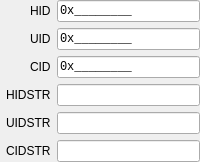
     <widget class="QWidget" name="expanded_tab">
      <attribute name="icon">
       <iconset theme="computer"/>
      </attribute>
      <attribute name="title">
       <string>Expanded</string>
      </attribute>
      <attribute name="toolTip">
       <string>This Device Path contains ACPI Device IDs that represent a device’s Plug and Play Hardware ID and its corresponding unique persistent ID.</string>
      </attribute>
      <attribute name="whatsThis">
       <string>&lt;html&gt;&lt;head/&gt;&lt;body&gt;&lt;p&gt;This Device Path contains ACPI Device IDs that represent a device’s Plug and Play Hardware ID and its corresponding unique persistent ID.&lt;/p&gt;&lt;/body&gt;&lt;/html&gt;</string>
      </attribute>
      <layout class="QFormLayout" name="expanded_layout">
       <property name="fieldGrowthPolicy">
        <enum>QFormLayout::FieldGrowthPolicy::ExpandingFieldsGrow</enum>
       </property>
       <property name="labelAlignment">
        <set>Qt::AlignmentFlag::AlignRight|Qt::AlignmentFlag::AlignTrailing|Qt::AlignmentFlag::AlignVCenter</set>
       </property>
       <property name="leftMargin">
        <number>6</number>
       </property>
       <property name="topMargin">
        <number>0</number>
       </property>
       <property name="rightMargin">
        <number>0</number>
       </property>
       <property name="bottomMargin">
        <number>0</number>
       </property>
       <item row="0" column="0">
        <widget class="QLabel" name="expanded_hid_label">
         <property name="toolTip">
          <string>Devices PnP hardware ID stored in a numeric 32-bit compressed EISA-type ID. This value must match the corresponding HID in the ACPI name space.</string>
         </property>
         <property name="statusTip">
          <string>HID</string>
         </property>
         <property name="whatsThis">
          <string>&lt;html&gt;&lt;head/&gt;&lt;body&gt;&lt;p&gt;Devices PnP hardware ID stored in a numeric 32-bit compressed EISA-type ID. This value must match the corresponding HID in the ACPI name space.&lt;/p&gt;&lt;/body&gt;&lt;/html&gt;</string>
         </property>
         <property name="text">
          <string>HID</string>
         </property>
        </widget>
       </item>
       <item row="0" column="1">
        <widget class="QLineEdit" name="expanded_hid">
         <property name="font">
          <font>
           <family>Monospace</family>
          </font>
         </property>
         <property name="toolTip">
          <string>Devices PnP hardware ID stored in a numeric 32-bit compressed EISA-type ID. This value must match the corresponding HID in the ACPI name space.</string>
         </property>
         <property name="statusTip">
          <string>HID</string>
         </property>
         <property name="whatsThis">
          <string>&lt;html&gt;&lt;head/&gt;&lt;body&gt;&lt;p&gt;Devices PnP hardware ID stored in a numeric 32-bit compressed EISA-type ID. This value must match the corresponding HID in the ACPI name space.&lt;/p&gt;&lt;/body&gt;&lt;/html&gt;</string>
         </property>
         <property name="inputMask">
          <string notr="true">&lt;\0\xHHHHHHHH;_</string>
         </property>
         <property name="text">
          <string notr="true">0x</string>
         </property>
        </widget>
       </item>
       <item row="1" column="0">
        <widget class="QLabel" name="expanded_uid_label">
         <property name="toolTip">
          <string>Unique ID that is required by ACPI if two devices have the same HID. This value must also match the corresponding UID/HID pair in the ACPI name space. Only the 32-bit numeric value type of UID is supported; thus strings must not be used for the UID in the ACPI name space.</string>
         </property>
         <property name="statusTip">
          <string>UID</string>
         </property>
         <property name="whatsThis">
          <string>&lt;html&gt;&lt;head/&gt;&lt;body&gt;&lt;p&gt;Unique ID that is required by ACPI if two devices have the same HID. This value must also match the corresponding UID/HID pair in the ACPI name space. Only the 32-bit numeric value type of UID is supported; thus strings must not be used for the UID in the ACPI name space.&lt;/p&gt;&lt;/body&gt;&lt;/html&gt;</string>
         </property>
         <property name="text">
          <string>UID</string>
         </property>
        </widget>
       </item>
       <item row="1" column="1">
        <widget class="QLineEdit" name="expanded_uid">
         <property name="font">
          <font>
           <family>Monospace</family>
          </font>
         </property>
         <property name="toolTip">
          <string>Unique ID that is required by ACPI if two devices have the same HID. This value must also match the corresponding UID/HID pair in the ACPI name space. Only the 32-bit numeric value type of UID is supported; thus strings must not be used for the UID in the ACPI name space.</string>
         </property>
         <property name="statusTip">
          <string>UID</string>
         </property>
         <property name="whatsThis">
          <string>&lt;html&gt;&lt;head/&gt;&lt;body&gt;&lt;p&gt;Unique ID that is required by ACPI if two devices have the same HID. This value must also match the corresponding UID/HID pair in the ACPI name space. Only the 32-bit numeric value type of UID is supported; thus strings must not be used for the UID in the ACPI name space.&lt;/p&gt;&lt;/body&gt;&lt;/html&gt;</string>
         </property>
         <property name="inputMask">
          <string notr="true">&lt;\0\xHHHHHHHH;_</string>
         </property>
         <property name="text">
          <string notr="true">0x</string>
         </property>
        </widget>
       </item>
       <item row="2" column="0">
        <widget class="QLabel" name="expanded_cid_label">
         <property name="toolTip">
          <string>Devices compatible PnP hardware ID stored in a numeric 32-bit compressed EISA-type ID. This value must match at least one of the compatible device IDs returned by the corresponding CID in the ACPI name space.</string>
         </property>
         <property name="statusTip">
          <string>CID</string>
         </property>
         <property name="whatsThis">
          <string>&lt;html&gt;&lt;head/&gt;&lt;body&gt;&lt;p&gt;Devices compatible PnP hardware ID stored in a numeric 32-bit compressed EISA-type ID. This value must match at least one of the compatible device IDs returned by the corresponding CID in the ACPI name space.&lt;/p&gt;&lt;/body&gt;&lt;/html&gt;</string>
         </property>
         <property name="text">
          <string>CID</string>
         </property>
        </widget>
       </item>
       <item row="2" column="1">
        <widget class="QLineEdit" name="expanded_cid">
         <property name="font">
          <font>
           <family>Monospace</family>
          </font>
         </property>
         <property name="toolTip">
          <string>Devices compatible PnP hardware ID stored in a numeric 32-bit compressed EISA-type ID. This value must match at least one of the compatible device IDs returned by the corresponding CID in the ACPI name space.</string>
         </property>
         <property name="statusTip">
          <string>CID</string>
         </property>
         <property name="whatsThis">
          <string>&lt;html&gt;&lt;head/&gt;&lt;body&gt;&lt;p&gt;Devices compatible PnP hardware ID stored in a numeric 32-bit compressed EISA-type ID. This value must match at least one of the compatible device IDs returned by the corresponding CID in the ACPI name space.&lt;/p&gt;&lt;/body&gt;&lt;/html&gt;</string>
         </property>
         <property name="inputMask">
          <string notr="true">&lt;\0\xHHHHHHHH;_</string>
         </property>
         <property name="text">
          <string notr="true">0x</string>
         </property>
        </widget>
       </item>
       <item row="3" column="0">
        <widget class="QLabel" name="expanded_hidstr_label">
         <property name="toolTip">
          <string>Devices PnP hardware ID stored as a string. This value must match the corresponding HID in the ACPI name space. If the length of this string is 0, then the HID field is used. If the length of this string is greater than 0, then this field supersedes the HID field.</string>
         </property>
         <property name="statusTip">
          <string>HIDSTR</string>
         </property>
         <property name="whatsThis">
          <string>&lt;html&gt;&lt;head/&gt;&lt;body&gt;&lt;p&gt;Devices PnP hardware ID stored as a string. This value must match the corresponding HID in the ACPI name space. If the length of this string is 0, then the HID field is used. If the length of this string is greater than 0, then this field supersedes the HID field.&lt;/p&gt;&lt;/body&gt;&lt;/html&gt;</string>
         </property>
         <property name="text">
          <string>HIDSTR</string>
         </property>
        </widget>
       </item>
       <item row="3" column="1">
        <widget class="QLineEdit" name="expanded_hidstr">
         <property name="sizePolicy">
          <sizepolicy hsizetype="Expanding" vsizetype="Fixed">
           <horstretch>0</horstretch>
           <verstretch>0</verstretch>
          </sizepolicy>
         </property>
         <property name="toolTip">
          <string>Devices PnP hardware ID stored as a string. This value must match the corresponding HID in the ACPI name space. If the length of this string is 0, then the HID field is used. If the length of this string is greater than 0, then this field supersedes the HID field.</string>
         </property>
         <property name="statusTip">
          <string>HIDSTR</string>
         </property>
         <property name="whatsThis">
          <string>&lt;html&gt;&lt;head/&gt;&lt;body&gt;&lt;p&gt;Devices PnP hardware ID stored as a string. This value must match the corresponding HID in the ACPI name space. If the length of this string is 0, then the HID field is used. If the length of this string is greater than 0, then this field supersedes the HID field.&lt;/p&gt;&lt;/body&gt;&lt;/html&gt;</string>
         </property>
        </widget>
       </item>
       <item row="4" column="0">
        <widget class="QLabel" name="expanded_uidstr_label">
         <property name="toolTip">
          <string>Unique ID that is required by ACPI if two devices have the same HID. This value must also match the corresponding UID/HID pair in the ACPI name space. This value is stored as a string. If the length of this string is 0, then the UID field is used. If the length of this string is greater than 0, then this field supersedes the UID field.</string>
         </property>
         <property name="statusTip">
          <string>UIDSTR</string>
         </property>
         <property name="whatsThis">
          <string>&lt;html&gt;&lt;head/&gt;&lt;body&gt;&lt;p&gt;Unique ID that is required by ACPI if two devices have the same HID. This value must also match the corresponding UID/HID pair in the ACPI name space. This value is stored as a string. If the length of this string is 0, then the UID field is used. If the length of this string is greater than 0, then this field supersedes the UID field.&lt;/p&gt;&lt;/body&gt;&lt;/html&gt;</string>
         </property>
         <property name="text">
          <string>UIDSTR</string>
         </property>
        </widget>
       </item>
       <item row="4" column="1">
        <widget class="QLineEdit" name="expanded_uidstr">
         <property name="sizePolicy">
          <sizepolicy hsizetype="Expanding" vsizetype="Fixed">
           <horstretch>0</horstretch>
           <verstretch>0</verstretch>
          </sizepolicy>
         </property>
         <property name="toolTip">
          <string>Unique ID that is required by ACPI if two devices have the same HID. This value must also match the corresponding UID/HID pair in the ACPI name space. This value is stored as a string. If the length of this string is 0, then the UID field is used. If the length of this string is greater than 0, then this field supersedes the UID field.</string>
         </property>
         <property name="statusTip">
          <string>UIDSTR</string>
         </property>
         <property name="whatsThis">
          <string>&lt;html&gt;&lt;head/&gt;&lt;body&gt;&lt;p&gt;Unique ID that is required by ACPI if two devices have the same HID. This value must also match the corresponding UID/HID pair in the ACPI name space. This value is stored as a string. If the length of this string is 0, then the UID field is used. If the length of this string is greater than 0, then this field supersedes the UID field.&lt;/p&gt;&lt;/body&gt;&lt;/html&gt;</string>
         </property>
        </widget>
       </item>
       <item row="5" column="0">
        <widget class="QLabel" name="expanded_cidstr_label">
         <property name="toolTip">
          <string>Devices compatible PnP hardware ID stored as a string. This value must match at least one of the compatible device IDs returned by the corresponding CID in the ACPI namespace. If the length of this string is 0, then the CID field is used. If the length of this string is greater than 0, then this field supersedes the CID field.</string>
         </property>
         <property name="statusTip">
          <string>CIDSTR</string>
         </property>
         <property name="whatsThis">
          <string>&lt;html&gt;&lt;head/&gt;&lt;body&gt;&lt;p&gt;Devices compatible PnP hardware ID stored as a string. This value must match at least one of the compatible device IDs returned by the corresponding CID in the ACPI namespace. If the length of this string is 0, then the CID field is used. If the length of this string is greater than 0, then this field supersedes the CID field.&lt;/p&gt;&lt;/body&gt;&lt;/html&gt;</string>
         </property>
         <property name="text">
          <string>CIDSTR</string>
         </property>
        </widget>
       </item>
       <item row="5" column="1">
        <widget class="QLineEdit" name="expanded_cidstr">
         <property name="sizePolicy">
          <sizepolicy hsizetype="Expanding" vsizetype="Fixed">
           <horstretch>0</horstretch>
           <verstretch>0</verstretch>
          </sizepolicy>
         </property>
         <property name="toolTip">
          <string>Devices compatible PnP hardware ID stored as a string. This value must match at least one of the compatible device IDs returned by the corresponding CID in the ACPI namespace. If the length of this string is 0, then the CID field is used. If the length of this string is greater than 0, then this field supersedes the CID field.</string>
         </property>
         <property name="statusTip">
          <string>CIDSTR</string>
         </property>
         <property name="whatsThis">
          <string>&lt;html&gt;&lt;head/&gt;&lt;body&gt;&lt;p&gt;Devices compatible PnP hardware ID stored as a string. This value must match at least one of the compatible device IDs returned by the corresponding CID in the ACPI namespace. If the length of this string is 0, then the CID field is used. If the length of this string is greater than 0, then this field supersedes the CID field.&lt;/p&gt;&lt;/body&gt;&lt;/html&gt;</string>
         </property>
        </widget>
       </item>
      </layout>
     </widget>
